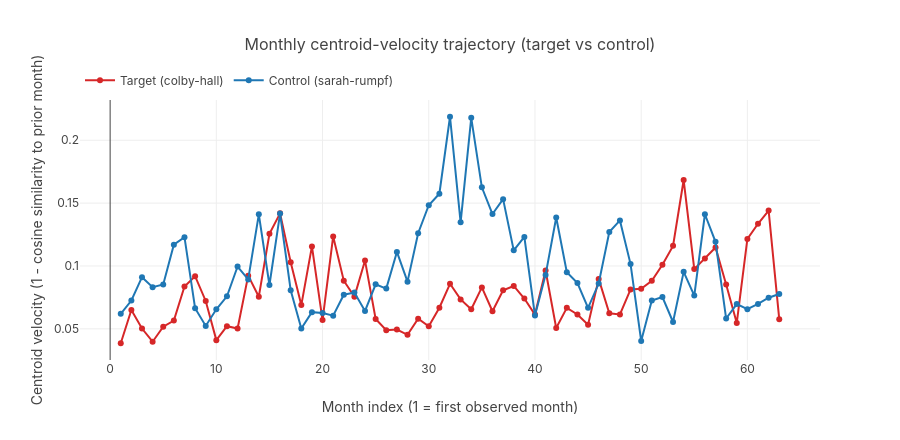

Notebook cell for this chart:
### Code cell
"""Velocity-trajectory comparison: monthly centroid drift, target vs control.

`monthly_centroid_velocities` measures how far each month's embedding centroid
moves from the prior month. Sustained higher velocity for the target indicates
faster stylistic drift than the control.
"""


def _velocities(slug: str) -> list[float]:
    p = paths.drift_json(slug)
    if not p.is_file():
        return []
    drift = json.loads(p.read_text(encoding="utf-8"))
    return list(drift.get("monthly_centroid_velocities") or [])


t_v = _velocities(target_slug)
c_v = _velocities(control_slug)
n = max(len(t_v), len(c_v))
x_idx = list(range(1, n + 1))

fig = go.Figure()
if t_v:
    fig.add_trace(
        go.Scatter(
            x=x_idx[: len(t_v)],
            y=t_v,
            mode="lines+markers",
            name=f"Target ({target_slug})",
            line=dict(color="#d62728", width=2),
        )
    )
if c_v:
    fig.add_trace(
        go.Scatter(
            x=x_idx[: len(c_v)],
            y=c_v,
            mode="lines+markers",
            name=f"Control ({control_slug})",
            line=dict(color="#1f77b4", width=2),
        )
    )
fig.update_layout(
    title="Monthly centroid-velocity trajectory (target vs control)",
    xaxis_title="Month index (1 = first observed month)",
    yaxis_title="Centroid velocity (1 - cosine similarity to prior month)",
    height=440,
)
fig.show()

if t_v and c_v:
    # Align by index for a like-for-like mean comparison.
    n_align = min(len(t_v), len(c_v))
    t_mean = sum(t_v[:n_align]) / n_align
    c_mean = sum(c_v[:n_align]) / n_align
    delta = t_mean - c_mean
    display(
        Markdown(
            f"Mean monthly velocity over the first **{n_align}** aligned months: "
            f"target = `{t_mean:.4f}`, control = `{c_mean:.4f}`, "
            f"Δ = `{delta:+.4f}` ({'target drifts faster' if delta > 0 else 'control drifts faster'})."
        )
    )

### Figure 1 — Plotly figure (JSON) as saved in the notebook; plotly's stock layout.template omitted (floating-point values rounded to 4 significant figures)
{"data": [{"line": {"color": "#d62728", "width": 2}, "mode": "lines+markers", "name": "Target (colby-hall)", "type": "scatter", "x": [1, 2, 3, 4, 5, 6, 7, 8, 9, 10, 11, 12, 13, 14, 15, 16, 17, 18, 19, 20, 21, 22, 23, 24, 25, 26, 27, 28, 29, 30, 31, 32, 33, 34, 35, 36, 37, 38, 39, 40, 41, 42, 43, 44, 45, 46, 47, 48, 49, 50, 51, 52, 53, 54, 55, 56, 57, 58, 59, 60, 61, 62, 63], "y": [0.03854, 0.06502, 0.05026, 0.03976, 0.05175, 0.0566, 0.08362, 0.09185, 0.07217, 0.04101, 0.05207, 0.05031, 0.09232, 0.07558, 0.1256, 0.1419, 0.103, 0.06889, 0.1155, 0.05695, 0.1235, 0.08829, 0.07561, 0.1043, 0.05787, 0.04884, 0.04945, 0.04525, 0.0581, 0.05203, 0.06677, 0.08584, 0.07343, 0.06557, 0.08295, 0.06397, 0.08069, 0.08411, 0.07408, 0.06133, 0.0964, 0.05071, 0.06668, 0.06144, 0.05322, 0.08973, 0.0624, 0.06144, 0.08134, 0.08191, 0.0883, 0.101, 0.116, 0.1684, 0.09752, 0.106, 0.1147, 0.08529, 0.05468, 0.1215, 0.1336, 0.1441, 0.05765]}, {"line": {"color": "#1f77b4", "width": 2}, "mode": "lines+markers", "name": "Control (sarah-rumpf)", "type": "scatter", "x": [1, 2, 3, 4, 5, 6, 7, 8, 9, 10, 11, 12, 13, 14, 15, 16, 17, 18, 19, 20, 21, 22, 23, 24, 25, 26, 27, 28, 29, 30, 31, 32, 33, 34, 35, 36, 37, 38, 39, 40, 41, 42, 43, 44, 45, 46, 47, 48, 49, 50, 51, 52, 53, 54, 55, 56, 57, 58, 59, 60, 61, 62, 63], "y": [0.06192, 0.07254, 0.09107, 0.08317, 0.08529, 0.1169, 0.1229, 0.06645, 0.05231, 0.06552, 0.0759, 0.09957, 0.08932, 0.1411, 0.08488, 0.1417, 0.08072, 0.05025, 0.06327, 0.06252, 0.06048, 0.07715, 0.07889, 0.06424, 0.0854, 0.08199, 0.1112, 0.08754, 0.126, 0.1483, 0.1575, 0.2187, 0.1347, 0.2179, 0.1625, 0.1413, 0.1531, 0.1124, 0.1231, 0.06053, 0.0929, 0.1385, 0.09498, 0.08644, 0.06675, 0.08604, 0.127, 0.1362, 0.1015, 0.04042, 0.07248, 0.07523, 0.05544, 0.09534, 0.07646, 0.1411, 0.1193, 0.0582, 0.0697, 0.06559, 0.06978, 0.07477, 0.07774]}], "layout": {"height": 440, "title": {"text": "Monthly centroid-velocity trajectory (target vs control)"}, "xaxis": {"title": {"text": "Month index (1 = first observed month)"}}, "yaxis": {"title": {"text": "Centroid velocity (1 - cosine similarity to prior month)"}}}}
